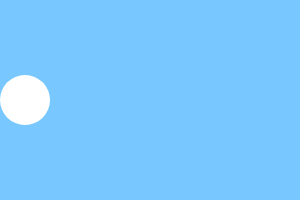
Frame 1 (no input)
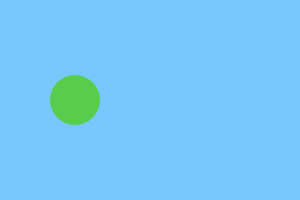
Frame 60 (no input)
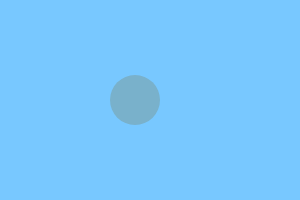
Frame 120 (the mouse pressed at the canvas centre since frame 60)

The p5.js sketch that drew these frames (run headless with seeded random() and noise() and a simulated clock; from frame 60 on, the mouse is pressed at the canvas centre):

// p5.js sketch
// ── sketch.js
var x = 25;
var dir = 1;

function setup() {
  createCanvas(300, 200);
  background(120, 200, 255);
}

function draw() {
  background(120, 200, 255);
  noStroke();

  ellipse(x, 100, 50, 50);
  if (x > 275 || x < 25) {
    fill(random(0, 255), random(0, 255), random(0, 255));

    dir = dir * -1;
  }
  x = x + dir * 10;
  // x = (x + 1) % 275;
  // x = min(x + 1, 275);
  // x = x + 1;
}
